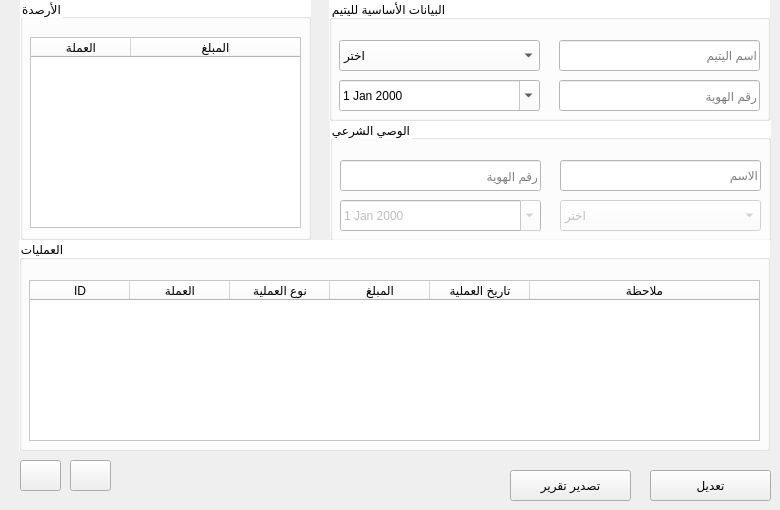
      <widget class="QWidget" name="tab_9">
       <attribute name="title">
        <string>ملف اليتيم</string>
       </attribute>
       <widget class="QPushButton" name="pushButton_5">
        <property name="geometry">
         <rect>
          <x>650</x>
          <y>470</y>
          <width>121</width>
          <height>31</height>
         </rect>
        </property>
        <property name="text">
         <string>تعديل</string>
        </property>
       </widget>
       <widget class="QGroupBox" name="groupBox">
        <property name="geometry">
         <rect>
          <x>330</x>
          <y>120</y>
          <width>441</width>
          <height>121</height>
         </rect>
        </property>
        <property name="font">
         <font>
          <family>Segoe UI</family>
          <pointsize>9</pointsize>
         </font>
        </property>
        <property name="styleSheet">
         <string notr="true">background-color: #fff;</string>
        </property>
        <property name="title">
         <string>الوصي الشرعي</string>
        </property>
        <widget class="QLineEdit" name="lineEdit_8">
         <property name="enabled">
          <bool>false</bool>
         </property>
         <property name="geometry">
          <rect>
           <x>230</x>
           <y>40</y>
           <width>201</width>
           <height>31</height>
          </rect>
         </property>
         <property name="placeholderText">
          <string>الاسم</string>
         </property>
        </widget>
        <widget class="QComboBox" name="comboBox_3">
         <property name="enabled">
          <bool>false</bool>
         </property>
         <property name="geometry">
          <rect>
           <x>230</x>
           <y>80</y>
           <width>201</width>
           <height>31</height>
          </rect>
         </property>
         <property name="toolTip">
          <string>صلة القرابة</string>
         </property>
         <item>
          <property name="text">
           <string>اختر</string>
          </property>
         </item>
         <item>
          <property name="text">
           <string>أب</string>
          </property>
         </item>
         <item>
          <property name="text">
           <string>أم</string>
          </property>
         </item>
         <item>
          <property name="text">
           <string>أخ</string>
          </property>
         </item>
         <item>
          <property name="text">
           <string>أخت</string>
          </property>
         </item>
         <item>
          <property name="text">
           <string>عم</string>
          </property>
         </item>
         <item>
          <property name="text">
           <string>عمة</string>
          </property>
         </item>
         <item>
          <property name="text">
           <string>خال</string>
          </property>
         </item>
         <item>
          <property name="text">
           <string>خالة</string>
          </property>
         </item>
        </widget>
        <widget class="QLineEdit" name="lineEdit_9">
         <property name="enabled">
          <bool>false</bool>
         </property>
         <property name="geometry">
          <rect>
           <x>10</x>
           <y>40</y>
           <width>201</width>
           <height>31</height>
          </rect>
         </property>
         <property name="placeholderText">
          <string>رقم الهوية</string>
         </property>
        </widget>
        <widget class="QDateEdit" name="dateEdit_3">
         <property name="enabled">
          <bool>false</bool>
         </property>
         <property name="geometry">
          <rect>
           <x>10</x>
           <y>80</y>
           <width>201</width>
           <height>31</height>
          </rect>
         </property>
         <property name="toolTip">
          <string>تاريخ الوصاية</string>
         </property>
         <property name="calendarPopup">
          <bool>true</bool>
         </property>
        </widget>
       </widget>
       <widget class="QPushButton" name="pushButton_delete_row_3">
        <property name="geometry">
         <rect>
          <x>20</x>
          <y>460</y>
          <width>41</width>
          <height>31</height>
         </rect>
        </property>
        <property name="font">
         <font>
          <family>Segoe UI</family>
          <pointsize>16</pointsize>
          <bold>false</bold>
         </font>
        </property>
        <property name="text">
         <string/>
        </property>
        <property name="icon">
         <iconset>
          <normaloff>assets/images/minus_white.png</normaloff>assets/images/minus_white.png</iconset>
        </property>
        <property name="iconSize">
         <size>
          <width>24</width>
          <height>24</height>
         </size>
        </property>
       </widget>
       <widget class="QPushButton" name="pushButton_add_row_3">
        <property name="geometry">
         <rect>
          <x>70</x>
          <y>460</y>
          <width>41</width>
          <height>31</height>
         </rect>
        </property>
        <property name="font">
         <font>
          <family>Segoe UI</family>
          <pointsize>16</pointsize>
          <bold>false</bold>
         </font>
        </property>
        <property name="text">
         <string/>
        </property>
        <property name="icon">
         <iconset>
          <normaloff>assets/images/plus_1.png</normaloff>assets/images/plus_1.png</iconset>
        </property>
        <property name="iconSize">
         <size>
          <width>24</width>
          <height>24</height>
         </size>
        </property>
       </widget>
       <widget class="QGroupBox" name="groupBox_2">
        <property name="geometry">
         <rect>
          <x>329</x>
          <y>0</y>
          <width>441</width>
          <height>121</height>
         </rect>
        </property>
        <property name="font">
         <font>
          <family>Segoe UI</family>
          <pointsize>9</pointsize>
         </font>
        </property>
        <property name="styleSheet">
         <string notr="true">background-color: #fff;</string>
        </property>
        <property name="title">
         <string>البيانات الأساسية لليتيم</string>
        </property>
        <widget class="QLineEdit" name="lineEdit_3">
         <property name="geometry">
          <rect>
           <x>230</x>
           <y>40</y>
           <width>201</width>
           <height>31</height>
          </rect>
         </property>
         <property name="placeholderText">
          <string>اسم اليتيم</string>
         </property>
        </widget>
        <widget class="QDateEdit" name="dateEdit_2">
         <property name="geometry">
          <rect>
           <x>10</x>
           <y>80</y>
           <width>201</width>
           <height>31</height>
          </rect>
         </property>
         <property name="toolTip">
          <string>تاريخ الميلاد</string>
         </property>
         <property name="calendarPopup">
          <bool>true</bool>
         </property>
        </widget>
        <widget class="QLineEdit" name="lineEdit_4">
         <property name="geometry">
          <rect>
           <x>230</x>
           <y>80</y>
           <width>201</width>
           <height>31</height>
          </rect>
         </property>
         <property name="placeholderText">
          <string>رقم الهوية</string>
         </property>
        </widget>
        <widget class="QComboBox" name="comboBox">
         <property name="geometry">
          <rect>
           <x>10</x>
           <y>40</y>
           <width>201</width>
           <height>31</height>
          </rect>
         </property>
         <property name="toolTip">
          <string>الجنس</string>
         </property>
         <item>
          <property name="text">
           <string>اختر</string>
          </property>
         </item>
         <item>
          <property name="text">
           <string>ذكر</string>
          </property>
         </item>
         <item>
          <property name="text">
           <string>أنثى</string>
          </property>
         </item>
        </widget>
       </widget>
       <widget class="QGroupBox" name="groupBox_3">
        <property name="geometry">
         <rect>
          <x>20</x>
          <y>-1</y>
          <width>291</width>
          <height>241</height>
         </rect>
        </property>
        <property name="font">
         <font>
          <family>Segoe UI</family>
          <pointsize>9</pointsize>
         </font>
        </property>
        <property name="styleSheet">
         <string notr="true">background-color: #fff;</string>
        </property>
        <property name="title">
         <string>الأرصدة</string>
        </property>
        <widget class="QTableWidget" name="tableWidget_3">
         <property name="geometry">
          <rect>
           <x>10</x>
           <y>38</y>
           <width>271</width>
           <height>191</height>
          </rect>
         </property>
         <attribute name="horizontalHeaderStretchLastSection">
          <bool>true</bool>
         </attribute>
         <column>
          <property name="text">
           <string>العملة</string>
          </property>
         </column>
         <column>
          <property name="text">
           <string>المبلغ</string>
          </property>
         </column>
        </widget>
       </widget>
       <widget class="QGroupBox" name="groupBox_4">
        <property name="geometry">
         <rect>
          <x>19</x>
          <y>240</y>
          <width>751</width>
          <height>211</height>
         </rect>
        </property>
        <property name="font">
         <font>
          <family>Segoe UI</family>
          <pointsize>9</pointsize>
         </font>
        </property>
        <property name="styleSheet">
         <string notr="true">background-color: #fff;</string>
        </property>
        <property name="title">
         <string>العمليات</string>
        </property>
        <widget class="QTableWidget" name="tableWidget_4">
         <property name="geometry">
          <rect>
           <x>10</x>
           <y>40</y>
           <width>731</width>
           <height>161</height>
          </rect>
         </property>
         <property name="font">
          <font>
           <family>Segoe UI</family>
           <pointsize>-1</pointsize>
          </font>
         </property>
         <attribute name="horizontalHeaderStretchLastSection">
          <bool>true</bool>
         </attribute>
         <attribute name="verticalHeaderStretchLastSection">
          <bool>false</bool>
         </attribute>
         <column>
          <property name="text">
           <string>ID</string>
          </property>
         </column>
         <column>
          <property name="text">
           <string>العملة</string>
          </property>
         </column>
         <column>
          <property name="text">
           <string>نوع العملية</string>
          </property>
         </column>
         <column>
          <property name="text">
           <string>المبلغ</string>
          </property>
         </column>
         <column>
          <property name="text">
           <string>تاريخ العملية</string>
          </property>
         </column>
         <column>
          <property name="text">
           <string>ملاحظة</string>
          </property>
         </column>
        </widget>
       </widget>
       <widget class="QPushButton" name="export_report_3">
        <property name="geometry">
         <rect>
          <x>510</x>
          <y>470</y>
          <width>121</width>
          <height>31</height>
         </rect>
        </property>
        <property name="text">
         <string>تصدير تقرير</string>
        </property>
       </widget>
      </widget>
